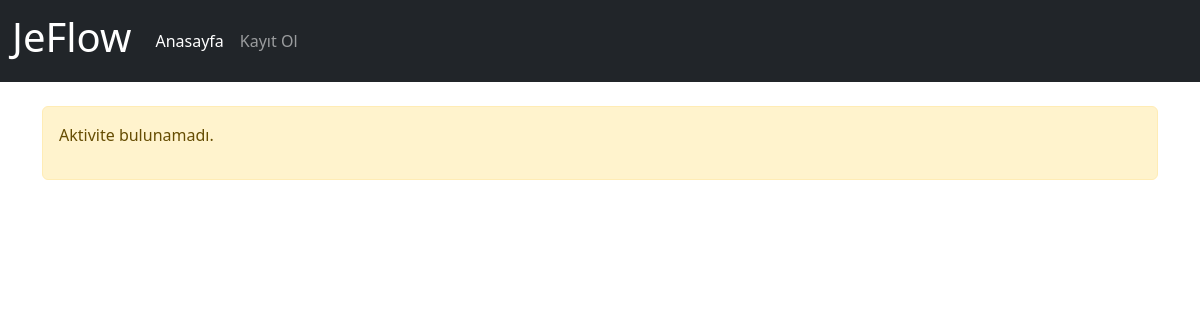
The page /activity/ on the database as committed earlier.
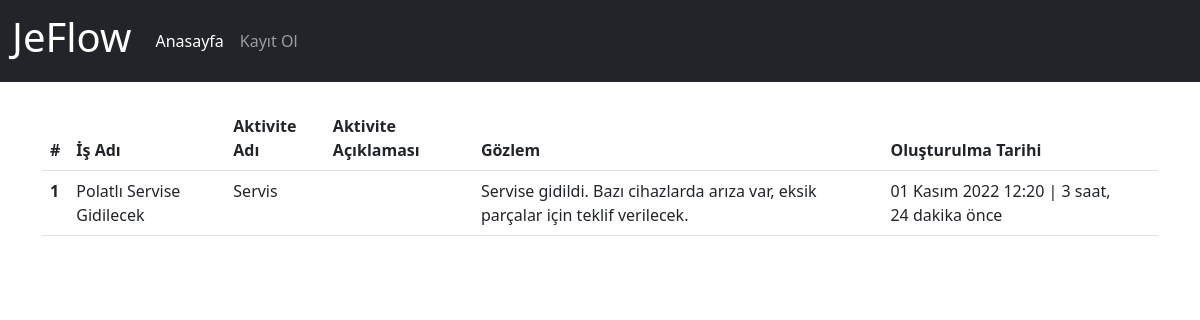
The same page on the database as committed later.
### app/models.py (models this page shows, shortened)
class Activity(models.Model):
    process=models.ForeignKey(Process,on_delete=models.CASCADE,verbose_name='İş Adı')
    name=models.CharField(max_length=500,verbose_name='Aktivite Adı')
    description=models.TextField(verbose_name='Aktivite Açıklaması', blank=True,null=True)
    observation=models.TextField(verbose_name='Gözlem', blank=True,null=True)
    created_date=models.DateTimeField(auto_now_add=True, verbose_name='Oluşturulma Tarihi')
    class Meta:
        verbose_name="Aktive"
        verbose_name_plural='Aktiviteler'

class Process(models.Model):
    category=models.ForeignKey(Category,on_delete=models.CASCADE,verbose_name='Kategori')
    name=models.CharField(max_length=500,verbose_name='İş Akış Adı')
    description=models.TextField(verbose_name='İş Akış Açıklaması', blank=True, null=True)
    state=models.CharField(max_length=100,verbose_name='Durumu', blank=True, null=True)
    created_date=models.DateTimeField(auto_now_add=True, verbose_name='Oluşturulma Tarihi')
    def __str__(self):
        return self.name # + ' - ' + self.created_date.strftime("%d.%m.%Y, %H:%M:%S")
    class Meta:
        verbose_name="İş Akışı"
        verbose_name_plural='İş Akışları'

### app/views.py (the view)
# urls.py: path('activity/',views.activity,name='activity'),
def activity(request):
    activities = Activity.objects.order_by('created_date')
    context = {
        'activities': activities
    }
    return render(request, 'app/activity.html', context)

### templates/app/activity.html (shortened to what this page needs)
{% extends 'layout.html' %}
{% load humanize %}
{% block content %}
<div class="row">
    <div class="col-md-12">
        {% if activities %}
        <table class="table table-hover">
            <thead>
                <tr>
                    <th scope="col">#</th>
                    <th scope="col">İş Adı</th>
                    <th scope="col">Aktivite Adı</th>
                    <th scope="col">Aktivite Açıklaması</th>
                    <th scope="col">Gözlem</th>
                    <th scope="col">Oluşturulma Tarihi</th>
                </tr>
            </thead>
            <tbody>
                {% for activity in activities %}
                <tr>
                    <th scope="row">{{ activity.id }}</th>
                    <td>{{ activity.process }}</td>
                    <td>{{ activity.name }}</td>
                    <td>{{ activity.description }}</td>
                    <td>{{ activity.observation }}</td>
                    <td>{{ activity.created_date }} | {{ activity.created_date | timesince}} önce</td>
                </tr>
                {% endfor %}
            </tbody>
        </table>
        {% else %}
        <div class="alert alert-warning">
            <p>Aktivite bulunamadı.</p>
        </div>
        {% endif %}
    </div>
</div>
{% endblock %}

Rows that differ between the two databases and show on the page:
added Activity: id "1", process "Polatlı Servise Gidilecek", name "Servis", observation "Servise gidildi. Bazı cihazlarda arıza var, eksik parçalar için teklif verilecek.", created_date "01 Kasım 2022 12:20", created_date "3 saat, 24 dakika"
Other text that changed with them:
text no longer shown: "Aktivite bulunamadı."
text now shown: "# İş Adı Aktivite Adı Aktivite Açıklaması Gözlem Oluşturulma Tarihi"
